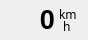
<?xml version="1.0" encoding="UTF-8"?>
<ui version="4.0">
 <class>TSpeedMeterWidget</class>
 <widget class="QWidget" name="TSpeedMeterWidget">
  <property name="geometry">
   <rect>
    <x>0</x>
    <y>0</y>
    <width>88</width>
    <height>40</height>
   </rect>
  </property>
  <property name="windowTitle">
   <string>Form</string>
  </property>
  <widget class="QLabel" name="speedValue">
   <property name="geometry">
    <rect>
     <x>4</x>
     <y>4</y>
     <width>51</width>
     <height>31</height>
    </rect>
   </property>
   <property name="font">
    <font>
     <family>Tahoma</family>
     <pointsize>20</pointsize>
     <weight>75</weight>
     <bold>true</bold>
    </font>
   </property>
   <property name="layoutDirection">
    <enum>Qt::LeftToRight</enum>
   </property>
   <property name="text">
    <string>0</string>
   </property>
   <property name="alignment">
    <set>Qt::AlignRight|Qt::AlignTrailing|Qt::AlignVCenter</set>
   </property>
  </widget>
  <widget class="QLabel" name="d">
   <property name="geometry">
    <rect>
     <x>59</x>
     <y>8</y>
     <width>46</width>
     <height>13</height>
    </rect>
   </property>
   <property name="font">
    <font>
     <family>Trebuchet MS</family>
    </font>
   </property>
   <property name="text">
    <string>km</string>
   </property>
  </widget>
  <widget class="QLabel" name="t">
   <property name="geometry">
    <rect>
     <x>63</x>
     <y>16</y>
     <width>21</width>
     <height>20</height>
    </rect>
   </property>
   <property name="font">
    <font>
     <family>Trebuchet MS</family>
    </font>
   </property>
   <property name="text">
    <string>h</string>
   </property>
  </widget>
 </widget>
 <resources/>
 <connections/>
</ui>
